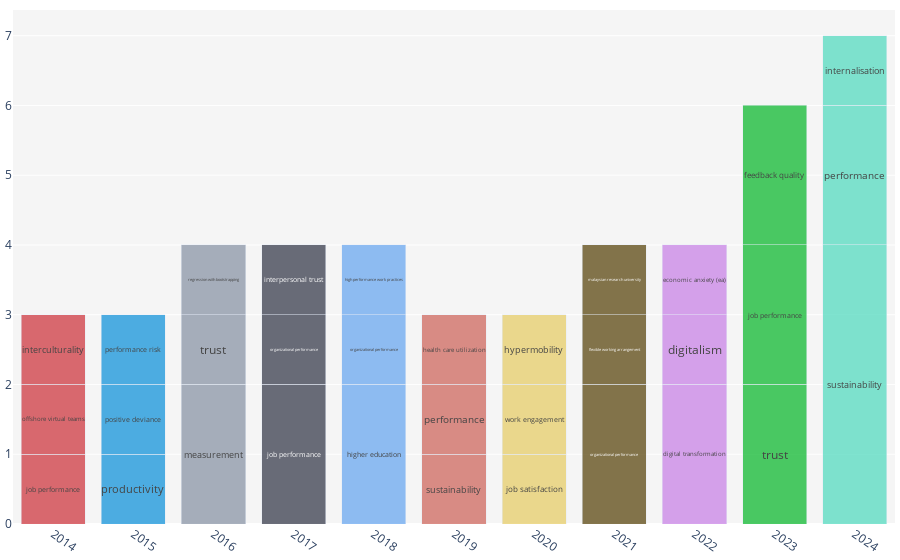

Notebook cell for this chart:
### Code cell
# Arguments: view              = 'notebook', 'browser' ('notebook' -> To plot in your prefered Notebook App. 'browser' -> To plot in your prefered browser window);
#            key               = 'abs', 'title', 'jou, 'kwa', or 'kwp';
#            stop_words        = A list of stopwords to clean the corpus. ['ar', 'bn', 'bg', 'cs', 'en', 'fi', 'fr', 'de', 'el', 'hi', 'he', 'hu', 'it', 'ja', 'ko',  'mr', 'fa', 'pl', 'pt-br', 'ro', 'ru', 'es', 'sv', 'sk', 'zh', 'th', 'uk'];
#                                'ar' = Arabic; 'bn' = Bengali; 'bg' = Bulgarian; 'cs' = Czech; 'en' = English; 'fi' = Finnish; 'fr' = French; 'de' = German; 'el' = Greek; 'he' = Hebrew;'hi' = Hindi; 'hu' = Hungarian; 'it' = Italian;
#                                'ja' = Japanese; 'ko' = Korean; 'mr' =  Marathi; 'fa' =  Persian; 'pl' =  Polish; 'pt-br' = Potuguese-Brazilian; 'ro' = Romanian; 'ru' = Russian; 'es' =  Spanish; 'sk' = Slovak; 'sv' = Swedish;
#                                'zh' = Chinese; 'th' = Thai; 'uk' = Ukrainian
#            rmv_custom_words  = A list of custom stopwords to clean the corpus;
#            topn              = Total number entities;
#            txt_font_size     = Font size of the text inside the bins;
#            start             = Start Year; -1 = all years
#            end               = End Year;   -1 = all years
bibfile.plot_evolution_year(view             = 'notebook',
                            stop_words       = ['en'],
                            rmv_custom_words = [],
                            key              = 'kwa',
                            topn             = 3,
                            txt_font_size    = 12,
                            start            = 2014,
                            end              = 2024)

### Figure 1 — Plotly figure (JSON) as saved in the notebook; plotly's stock layout.template omitted (floating-point values rounded to 4 significant figures)
{"data": [{"hoverinfo": "text", "hovertext": ["job performance (1)", "offshore virtual teams (1)", "interculturality (1)"], "insidetextanchor": "middle", "marker": {"color": "rgba(204,45,53,0.7)"}, "text": ["job performance", "offshore virtual teams", "interculturality"], "textangle": 0, "textfont": {"size": 12}, "type": "bar", "x": [2014, 2014, 2014], "y": [1, 1, 1]}, {"hoverinfo": "text", "hovertext": ["productivity (1)", "positive deviance (1)", "performance risk (1)"], "insidetextanchor": "middle", "marker": {"color": "rgba(5,142,217,0.7)"}, "text": ["productivity", "positive deviance", "performance risk"], "textangle": 0, "textfont": {"size": 12}, "type": "bar", "x": [2015, 2015, 2015], "y": [1, 1, 1]}, {"hoverinfo": "text", "hovertext": ["measurement (2)", "trust (1)", "regression with bootstrapping (1)"], "insidetextanchor": "middle", "marker": {"color": "rgba(132,143,162,0.7)"}, "text": ["measurement", "trust", "regression with bootstrapping"], "textangle": 0, "textfont": {"size": 12}, "type": "bar", "x": [2016, 2016, 2016], "y": [2, 1, 1]}, {"hoverinfo": "text", "hovertext": ["job performance (2)", "organizational performance (1)", "interpersonal trust (1)"], "insidetextanchor": "middle", "marker": {"color": "rgba(45,49,66,0.7)"}, "text": ["job performance", "organizational performance", "interpersonal trust"], "textangle": 0, "textfont": {"size": 12}, "type": "bar", "x": [2017, 2017, 2017], "y": [2, 1, 1]}, {"hoverinfo": "text", "hovertext": ["higher education (2)", "organizational performance (1)", "high performance work practices (1)"], "insidetextanchor": "middle", "marker": {"color": "rgba(98,163,240,0.7)"}, "text": ["higher education", "organizational performance", "high performance work practices"], "textangle": 0, "textfont": {"size": 12}, "type": "bar", "x": [2018, 2018, 2018], "y": [2, 1, 1]}, {"hoverinfo": "text", "hovertext": ["sustainability (1)", "performance (1)", "health care utilization (1)"], "insidetextanchor": "middle", "marker": {"color": "rgba(204,95,84,0.7)"}, "text": ["sustainability", "performance", "health care utilization"], "textangle": 0, "textfont": {"size": 12}, "type": "bar", "x": [2019, 2019, 2019], "y": [1, 1, 1]}, {"hoverinfo": "text", "hovertext": ["job satisfaction (1)", "work engagement (1)", "hypermobility (1)"], "insidetextanchor": "middle", "marker": {"color": "rgba(230,203,96,0.7)"}, "text": ["job satisfaction", "work engagement", "hypermobility"], "textangle": 0, "textfont": {"size": 12}, "type": "bar", "x": [2020, 2020, 2020], "y": [1, 1, 1]}, {"hoverinfo": "text", "hovertext": ["organizational performance (2)", "flexible working arrangement (1)", "malaysian research university (1)"], "insidetextanchor": "middle", "marker": {"color": "rgba(82,61,2,0.7)"}, "text": ["organizational performance", "flexible working arrangement", "malaysian research university"], "textangle": 0, "textfont": {"size": 12}, "type": "bar", "x": [2021, 2021, 2021], "y": [2, 1, 1]}, {"hoverinfo": "text", "hovertext": ["digital transformation (2)", "digitalism (1)", "economic anxiety (ea) (1)"], "insidetextanchor": "middle", "marker": {"color": "rgba(198,124,230,0.7)"}, "text": ["digital transformation", "digitalism", "economic anxiety (ea)"], "textangle": 0, "textfont": {"size": 12}, "type": "bar", "x": [2022, 2022, 2022], "y": [2, 1, 1]}, {"hoverinfo": "text", "hovertext": ["trust (2)", "job performance (2)", "feedback quality (2)"], "insidetextanchor": "middle", "marker": {"color": "rgba(0,181,36,0.7)"}, "text": ["trust", "job performance", "feedback quality"], "textangle": 0, "textfont": {"size": 12}, "type": "bar", "x": [2023, 2023, 2023], "y": [2, 2, 2]}, {"hoverinfo": "text", "hovertext": ["sustainability (4)", "performance (2)", "internalisation (1)"], "insidetextanchor": "middle", "marker": {"color": "rgba(74,217,189,0.7)"}, "text": ["sustainability", "performance", "internalisation"], "textangle": 0, "textfont": {"size": 12}, "type": "bar", "x": [2024, 2024, 2024], "y": [4, 2, 1]}], "layout": {"barmode": "stack", "hovermode": "closest", "margin": {"b": 10, "l": 5, "r": 5, "t": 10}, "plot_bgcolor": "#f5f5f5", "showlegend": false, "xaxis": {"showticklabels": true, "tickangle": 35, "type": "category"}}}
